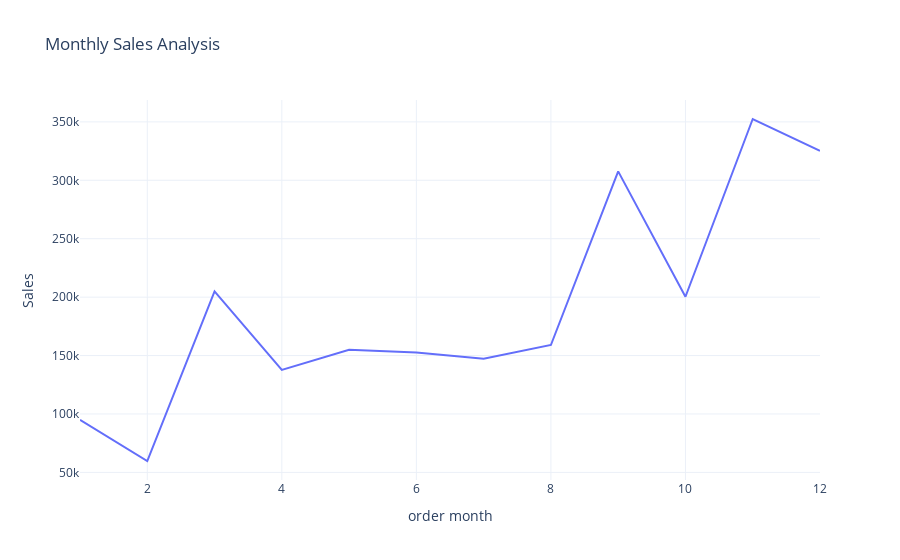

Notebook code for this chart:
### Markdown cell above
# Monthly Sales Analysis

### Code cell
sales_by_month=df.groupby('order month')['Sales'].sum().reset_index()
fig=px.line(sales_by_month,x='order month',y='Sales',title='Monthly Sales Analysis')
fig.show()

### Figure 1 — Plotly figure (JSON) as saved in the notebook; plotly's stock layout.template omitted (floating-point values rounded to 4 significant figures)
{"data": [{"hovertemplate": "order month=%{x}<br>Sales=%{y}<extra></extra>", "legendgroup": "", "line": {"color": "#636efa", "dash": "solid"}, "marker": {"symbol": "circle"}, "mode": "lines", "name": "", "orientation": "v", "showlegend": false, "type": "scatter", "x": [1, 2, 3, 4, 5, 6, 7, 8, 9, 10, 11, 12], "xaxis": "x", "y": [94920.0, 59750.0, 205000.0, 137800.0, 155000.0, 152700.0, 147200.0, 159000.0, 307600.0, 200300.0, 352500.0, 325300.0], "yaxis": "y"}], "layout": {"autosize": true, "dragmode": "zoom", "legend": {"tracegroupgap": 0}, "title": {"text": "Monthly Sales Analysis"}, "xaxis": {"anchor": "y", "autorange": true, "domain": [0, 1], "range": [1, 12], "title": {"text": "order month"}, "type": "linear"}, "yaxis": {"anchor": "x", "autorange": true, "domain": [0, 1], "range": [43490.0, 368700.0], "title": {"text": "Sales"}, "type": "linear"}}}
